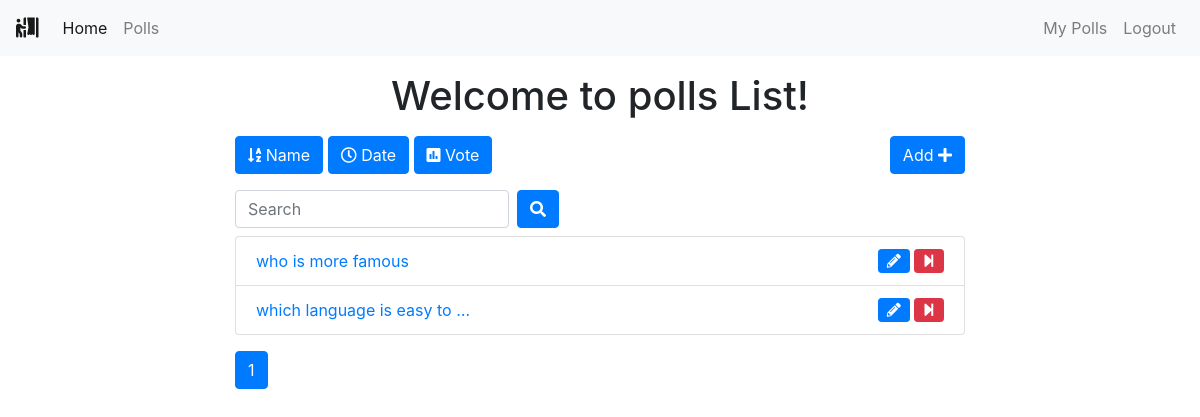
The app's page /polls/list/ (signed in) with its own data.
### polls/models.py (models this page shows, shortened)
class Poll(models.Model):
    owner = models.ForeignKey(User, on_delete=models.CASCADE)
    text = models.TextField()
    pub_date = models.DateTimeField(default=timezone.now)
    active = models.BooleanField(default=True)

### polls/views.py (the view)
# urls.py: path('list/', views.polls_list, name='list'),
@login_required()
def polls_list(request):
    all_polls = Poll.objects.all()
    search_term = ''
    if 'name' in request.GET:
        all_polls = all_polls.order_by('text')
    if 'date' in request.GET:
        all_polls = all_polls.order_by('pub_date')
    if 'vote' in request.GET:
        all_polls = all_polls.annotate(Count('vote')).order_by('vote__count')
    if 'search' in request.GET:
        search_term = request.GET['search']
        all_polls = all_polls.filter(text__icontains=search_term)
    paginator = Paginator(all_polls, 6)  # Show 6 contacts per page
    page = request.GET.get('page')
    polls = paginator.get_page(page)
    get_dict_copy = request.GET.copy()
    params = get_dict_copy.pop('page', True) and get_dict_copy.urlencode()
    print(params)
    context = {
        'polls': polls,
        'params': params,
        'search_term': search_term,
    }
    return render(request, 'polls/polls_list.html', context)

### polls/templates/polls/polls_list.html (shortened to what this page needs)
{% extends 'base.html' %}
{% block content %}
<div class="container">
    <div class="row">
        <div class="col-md-8 offset-sm-2">
            <h1 class="text-center mt-3 mb-3">Welcome to polls List!</h1>
            <a class="btn btn-{% if 'name' in request.GET %}warning{% else %}primary{% endif %} mb-3" href="?name=True"
                role="button"><i class="fas fa-sort-alpha-down"></i>
                Name</a>
            <a class="btn btn-{% if 'date' in request.GET %}warning{% else %}primary{% endif %} mb-3" href="?date=True"
                role="button"><i class="far fa-clock"></i> Date</a>
            <a class="btn btn-{% if 'vote' in request.GET %}warning{% else %}primary{% endif %} mb-3" href="?vote=True"
                role="button"><i class="fas fa-poll"></i> Vote</a>
            <a class="btn btn-primary mb-3 float-right" href="{% url 'polls:add' %}" role="button">Add <i class="fas fa-plus"></i></a>
            <form class="form-inline">
                <div class="form-group mr-sm-2 mb-2">
                    <input type="search" class="form-control" name="search" placeholder="Search" value={{ search_term }}>
                </div>
                <button type="submit" class="btn btn-primary mb-2"><i class="fas fa-search"></i></button>
            </form>
            <ul class="list-group">
                {% for poll in polls %}
                <li class="list-group-item"><a href="{% url 'polls:detail' poll.id %}">{{ poll.text|truncatewords:5 }}
                    </a>
                    {% if request.user == poll.owner %}
                    {% if poll.active %}
                    <a href="{% url 'polls:end_poll' poll.id %}" data-toggle="tooltip" data-placement="top" title="End Poll"
                        onclick="return confirm('Are you sure ?')"><i class="fas fa-step-forward float-right btn btn-danger btn-sm"></i></a>
                    {% endif %}
                    <a href="{% url 'polls:edit' poll.id %}" class="mr-3" data-toggle="tooltip" data-placement="top"
                        title="Edit Poll"><i class="fas fa-pencil-alt float-right btn btn-primary btn-sm mr-1"></i></a>
                    {% endif %}
                </li>
                {% endfor %}
            </ul>
            <nav class="mt-3">
                <ul class="pagination">
                    <li class="page-item active"><a class="page-link" href="">{{ polls.number }}</a></li>
                </ul>
            </nav>
        </div>
    </div>
</div>
{% endblock content %}

### records on screen
Poll: text "who is more famous", active True (drawn)
Poll: text "which language is easy to …", active True (drawn)

### other values on screen
{{ polls.number }} "1"
